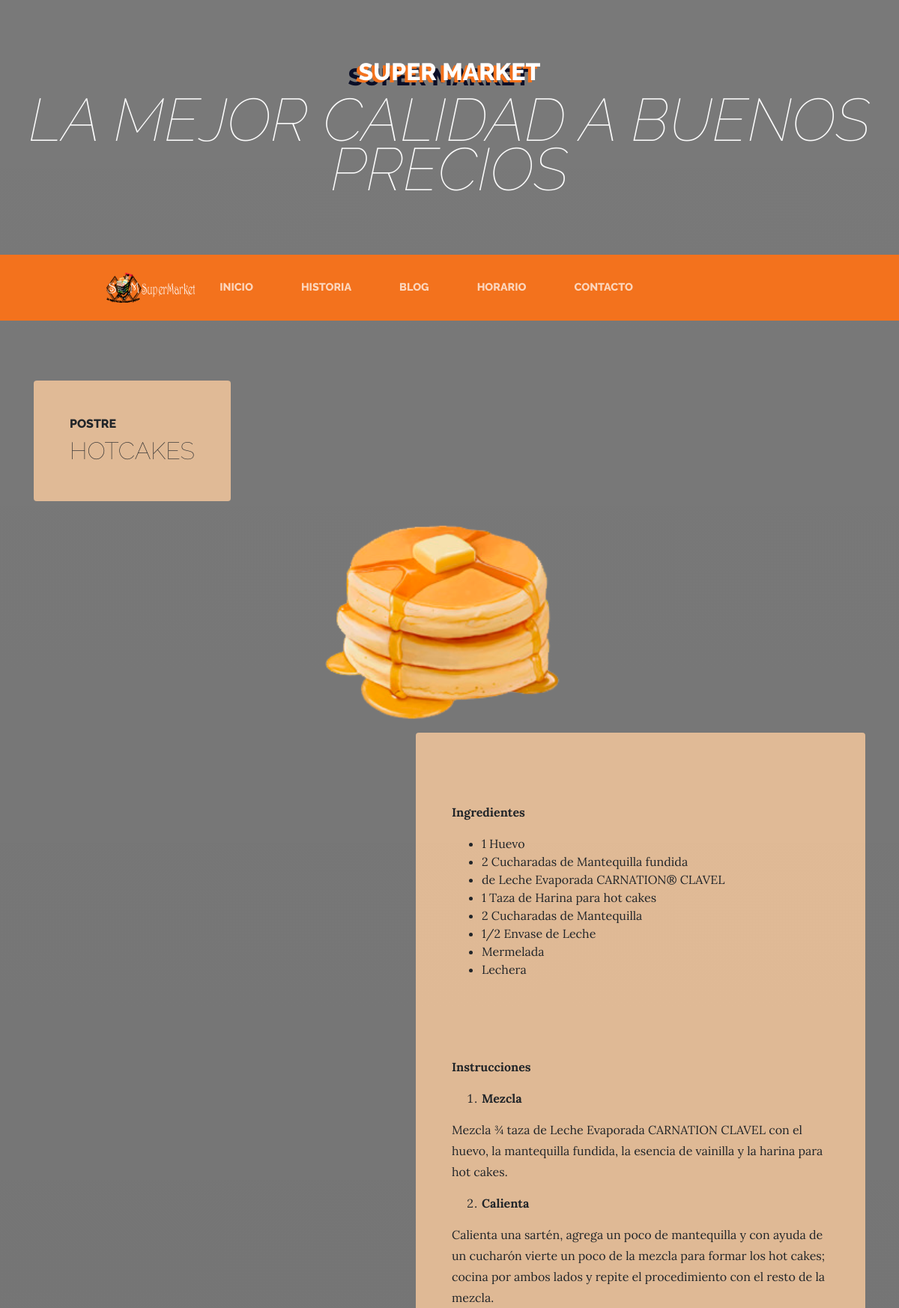
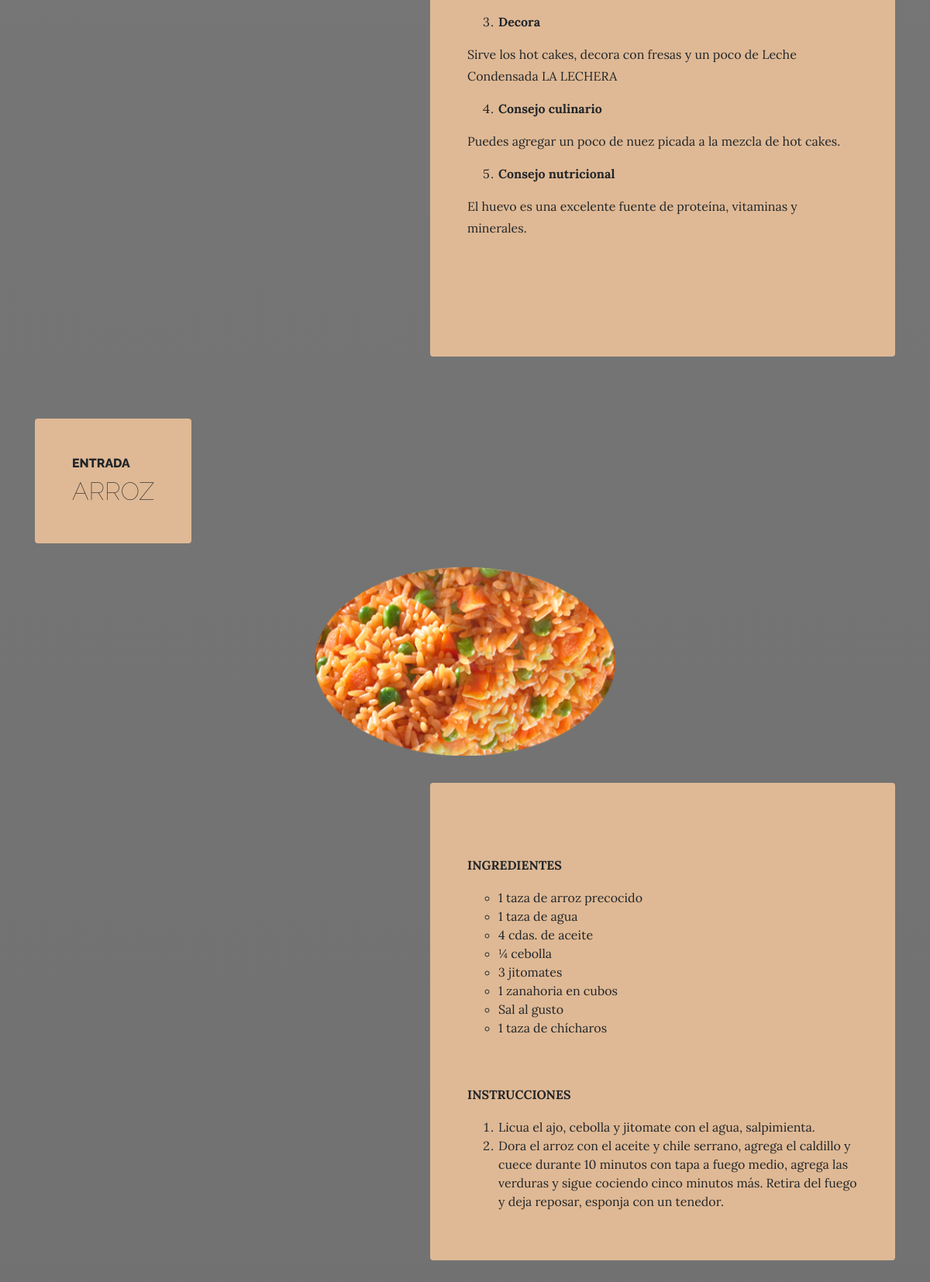
The app's page /services/services/ (upper part) with its own data (2 pictures, top to bottom).
### services/models.py (models this page shows, shortened)
class Service(models.Model):
    title = models.CharField(max_length=200,
        verbose_name="Título")
    subtitle = models.CharField(max_length=200,
        verbose_name="Subtítulo")
    content = RichTextField(verbose_name="Contenido")
    image = models.ImageField(verbose_name="Imagen",
        upload_to="services")
    created = models.DateTimeField(auto_now_add=True,
        verbose_name="Fecha de creación")
    updated = models.DateTimeField(auto_now=True,
        verbose_name="Fecha de edición")
    class Meta:
        verbose_name = "servicio"
        verbose_name = "blog"
        ordering = ['-created']

### services/views.py (the view)
# urls.py: path('services/', views.services, name="services"),
def services(request):
    services = Service.objects.all()
    return render(request, "services/services.html", {'services':services})

### pages/templatetags/pages_extras.py (called while the page is built)
@register.simple_tag
def get_page_list():
    pages = Page.objects.all()
    return pages

### social/processors.py (called while the page is built)
def ctx_dict(request):
    ctx ={}
    links = Link.objects.all()
    for link in links:
        ctx[link.key] = link.url
    return ctx

### services/templates/services/services.html (shortened to what this page needs)
{% extends 'core/base.html' %}
{% load static %}
{% block content %}
  {% for service in services reversed %}
    <section class="page-section">
    <div class="container">
        <div class="product-item">
        <div class="product-item-title d-flex">
            <div class="bg-faded p-5 d-flex mr-auto rounded">
                <h2 class="section-heading mb-0">
                    <span class="section-heading-upper">
                        {{service.subtitle}}
                    </span>
                    <span class="section-heading-lower">
                        {{service.title}}
                    </span>
                </h2>
            </div>
        </div>
        <img class="product-item-img mx-auto d-flex rounded img-fluid mb-3"
            src="{{service.image.url}}" width="35%" alt="">
        <div class="product-item-description d-flex ml-auto">
            <div class="bg-faded p-5 rounded">
                <p class="mb-0">{{service.content|safe}}</p>
            </div>
        </div>
        </div>
    </div>
    </section>
  {% endfor %}
{% endblock %}

### core/templates/core/base.html (shortened to what this page needs)
<!DOCTYPE html>
<html lang="es">
  <head>
{% load static %}
    <link href="{% static 'core/vendor/bootstrap/css/bootstrap.min.css'%}" rel="stylesheet">
    <link href="{% static 'core/vendor/font-awesome/css/font-awesome.min.css'%}" rel="stylesheet" type="text/css">
    <link href="{% static 'core/css/e1.css'%}" rel="stylesheet">
  </head>
  <body>
    <h1 class="site-heading text-center text-white d-none d-lg-block">
      <span class="site-heading-upper text-primary mb-3">Super Market</span>
      <span class="site-heading-lower">La mejor calidad a buenos precios</span>
    </h1>
    <nav class="navbar navbar-expand-lg navbar-dark py-lg-4" id="mainNav">
      <div class="container">
        <div class="collapse navbar-collapse" id="navbarResponsive">
          <ul class="navbar-nav mx-auto">
              <img width="13%" src="{% static 'core/img/LOGO_SMfooterblanco.png' %}" href="{% url 'home' %}"> </a>
            <li class="nav-item px-lg-4 {% if request.path == '/' %}active{% endif %}">
              <a class="nav-link text-uppercase text-expanded" href="{% url 'home' %}">Inicio</a>
            </li>
            <li class="nav-item px-lg-4 {% if request.path == '/about/' %}active{% endif %}">
              <a class="nav-link text-uppercase text-expanded" href="{% url 'about' %}">Historia</a>
            </li>
            <li class="nav-item px-lg-4 {% if request.path|slice:":6" == '/services/' %}active{% endif %}">
              <a class="nav-link text-uppercase text-expanded" href="{% url 'services' %}">Blog</a>
            </li>
            <li class="nav-item px-lg-4 {% if request.path == '/store/' %}active{% endif %}">
              <a class="nav-link text-uppercase text-expanded" href="{% url 'store' %}">Horario</a>
            </li>
            <li class="nav-item px-lg-4 {% if request.path == '/contact/' %}active{% endif %}">
              <a class="nav-link text-uppercase text-expanded" href="{% url 'contact' %}">Contacto</a>
            </li>
          </ul>
        </div>
      </div>
    </nav>
{% block content %}
{% endblock %}
        {%load pages_extras%}
        {% get_page_list as page_list %}
  </body>
</html>

### core/static/core/css/e1.css (style rules this page uses)
body { font-family: 'Lora'; background: linear-gradient(rgba(0, 0, 0, 0.527), rgba(0, 0, 0, 0.603)), url("../img/bg.png"); background-attachment: fixed; background-position: center; background-size: cover; }
h1, h2, h3, h4, h5, h6 { font-family: 'Raleway'; }
p { line-height: 1.75; }
.site-heading { margin-top: 5rem; margin-bottom: 5rem; text-transform: uppercase; line-height: 1; font-family: 'Raleway'; }
.site-heading .site-heading-upper { display: block; font-size: 2rem; font-weight: 800; }
.site-heading .site-heading-lower { font-size: 5rem; font-weight: 100; line-height: 4rem; font-style: italic; color: rgba(253, 253, 253, 0.993); }
.page-section { margin-top: 5rem; margin-bottom: 5rem; }
.section-heading { text-transform: uppercase; }
.section-heading .section-heading-upper { display: block; font-size: 1rem; font-weight: 800; padding-bottom:.5rem; }
.section-heading .section-heading-lower { display: block; font-size: 2rem; font-weight: 100; }
.bg-faded { background-color: rgba(243, 198, 156, 0.85); }
#mainNav { background-color: rgb(243, 114, 29); font-family: 'Raleway'; }
#mainNav .navbar-nav .nav-item .nav-link { color: rgba(255, 255, 255, 0.7); font-weight: 800; }
@media (min-width: 992px) { #mainNav .navbar-nav .nav-item .nav-link { font-size: 0.9rem; } }
@media (min-width: 992px) { .product-item .product-item-title { position: relative; z-index: 1; margin-bottom: -3rem; } }
@media (min-width: 992px) { .product-item .product-item-img { position: relative; z-index: 0; max-width: 60vw; } }
@media (min-width: 992px) { .product-item .product-item-description { position: relative; z-index: 1; margin-top: -3rem; max-width: 50vw; } }
.text-primary { color: rgb(255, 255, 255) !important; text-shadow: -4px 3px 0 rgb(243, 114, 29), -14px 7px 0 #0a0e27; }

### records on screen
Service: subtitle "POSTRE", title "HOTCAKES", image (picture), content "Ingredientes 1 Huevo 2 Cucharadas de Mantequilla fundida de Leche Evaporada CARNATION® CLAVEL 1 Taza de Harina para hot cakes 2 Cucharadas de Mantequilla 1/2 Envase de Leche Mermelada Lechera Instrucciones Mezcla Mezcla ¾ taza de Leche Evaporada CARNATION CLAVEL con el huevo, la mantequilla fundida, la esencia de vainilla y la harina para hot cakes. Calienta Calienta una sartén, agrega un poco de mantequilla y con ayuda de un cucharón vierte un poco de la mezcla para formar los hot cakes; cocina por ambos lados y repite el procedimiento con el resto de la mezcla. Decora Sirve los hot cakes, decora con fresas y un poco de Leche Condensada LA LECHERA Consejo culinario Puedes agregar un poco…"
Service: subtitle "ENTRADA", title "ARROZ", image (picture), content "INGREDIENTES 1 taza de arroz precocido 1 taza de agua 4 cdas. de aceite ¼ cebolla 3 jitomates 1 zanahoria en cubos Sal al gusto 1 taza de chícharos INSTRUCCIONES Licua el ajo, cebolla y jitomate con el agua, salpimienta. Dora el arroz con el aceite y chile serrano, agrega el caldillo y cuece durante 10 minutos con tapa a fuego medio, agrega las verduras y sigue cociendo cinco minutos más. Retira del fuego y deja reposar, esponja con un tenedor."
